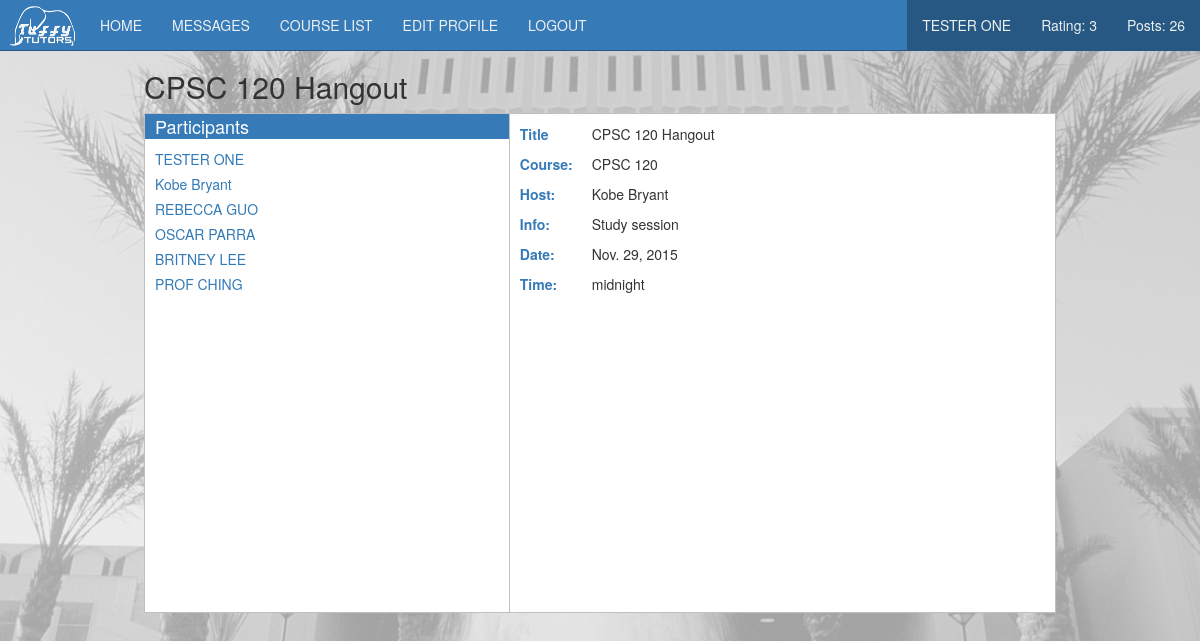
Screenshot of /hangout/6/ (signed in) with the database file from the repository.
### mysite/titan/models.py (models this page shows, shortened)
class User(models.Model):
	id = models.IntegerField(primary_key=True)
	email = models.EmailField()
	first_name = models.CharField(max_length=32)
	last_name = models.CharField(max_length=32)
	password = models.CharField(max_length=32)
	gender = models.CharField(max_length=10)        # 'M' for male, 'F' for female, 'O' for other
	birth_year = models.IntegerField()
	account_type = models.CharField(max_length=32)  # 'S' for students, 'P' for professors
	ethnicity = models.CharField(max_length=10)     # dropdown of options
	sign_up_date = models.DateTimeField(default=datetime.datetime.now())
	last_sign_in_date = models.DateTimeField(default=datetime.datetime.now())
	num_posts = models.IntegerField(default=0)
	class Meta:
		verbose_name_plural = "users"

class Hangout(models.Model):
    id = models.IntegerField(primary_key=True)
    host_id = models.IntegerField()
    course_id = models.IntegerField()
    title = models.CharField(max_length=64)
    info = models.TextField()
    location = models.CharField(max_length=64)
    date = models.DateField()
    time = models.TimeField()
    date_created = models.DateTimeField(default=datetime.datetime.now())

class Course(models.Model):
	id = models.IntegerField(primary_key=True)
	course_name = models.CharField(max_length=32)
	course_description = models.TextField()
	class Meta:
		verbose_name_plural = "courses"

### mysite/titan/profile_views.py (the view)
# urls.py: url(r'^hangout/(?P<hangout_id>\w{0,50})/$', profile_views.hangout),
def hangout(request, hangout_id):
    hangout_info = Hangout.objects.get(id = hangout_id)
    host = User.objects.get(id = hangout_info.host_id)
    course = Course.objects.get(id = hangout_info.course_id)
    course_taken_query = Course_Taken.objects.filter(course_id = hangout_info.course_id)
    user_list = []
    for course_taken in course_taken_query:
        user_query = User.objects.get(id = course_taken.user_id)
        user_list.append((user_query.id, user_query.first_name, user_query.last_name))
    user_info, all_courses, user_courses, current_courses, previous_courses, hangouts, user_rating, activity_tuple, num_posts = load_user_info(request)
    return render(request, 'hangout.html', {'hangout_info': hangout_info, 'user_list': user_list, 'host': host, 'course': course, 'user_info': user_info, 'user_rating': user_rating, 'num_posts': num_posts})

### mysite/titan/templates/hangout.html (shortened to what this page needs)
{% load staticfiles %}
<!DOCTYPE html>
<html lang="en" xmlns="http://www.w3.org/1999/xhtml">
    <head>
        <link rel="stylesheet" href="{% static "bootstrap.min.css" %}" />
        <link href="{% static "style_profile.css" %}" rel="stylesheet"></link>
    </head>
    <body>
        <div class="container">
            <div class="header">
                <div class="col-lg-12 navBar">
                        <nav class="navbar navbar-default navbar-fixed-top" role="navigation">
                            <div class="container-fluid">
                                <div class="navbar-header">
                                    <a href="/profile/" class="navbar-brand">
                                        <img src="{% static "tuffy_tutors.png" %}" style="margin-top:-9px;height:40px;width:65px;margin-left:-5px;margin-right:-5px;">
                                    </a>
                                </div>
                                <div id="navbarCollapse" class="collapse navbar-collapse">
                                    <ul class="nav navbar-nav">
                                        <li><a href="/profile/">HOME</a></li>
                                        <li><a href="/message/">MESSAGES</a></li>
                                        <li><a href="/course_list/">COURSE LIST</a></li>
                                        <li><a href="/edit_profile/">EDIT PROFILE</a></li>
                                        <li><a href="/logout/">LOGOUT</a></li>
                                    </ul>
                                    <ul class="nav navbar-nav navbar-right">
                                        <li><a href="/profile/">{{ user_info.first_name }} {{ user_info.last_name }}</a></li>
                                        <li><a href="/profile/">Rating: {{ user_rating }}</a></li>
                                        <li><a href="/profile/">Posts: {{ num_posts }}</a></li>
                                    </ul>
                                </div>
                            </div>
                         </nav>
                </div>
            </div>
        <div class="hangout-container">
            <h2>{{hangout_info.title}}</h2>
            <div class="hangout-sidebar">
                <div class="hangout-header">
                    <h4>Participants</h4>
                </div>
                <div class="hangout-users">
                    {% for user in user_list %}
                        <div class="hangout-user">
                            <a href="/badge/{{user.0}}/">{{user.1}}&nbsp;{{user.2}}</a><br>
                        </div>
                    {% endfor %}
                </div>
            </div>
            <div class="hangout-main">
                <div class="hangout-main-body">
                    <table>
                        <tr>
                            <td class="hangout-left">
                                Title
                            </td>
                            <td>
                                {{hangout_info.title}}
                            </td>
                        </tr>
                        <tr>
                            <td class="hangout-left">
                                Course:
                            </td>
                            <td>
                                {{course.course_name}}
                            </td>
                        </tr>
                        <tr>
                            <td class="hangout-left">
                                Host:
                            </td>
                            <td>
                                {{host.first_name}}&nbsp;{{host.last_name}}
                            </td>
                        </tr>
                        <tr>
                            <td class="hangout-left">
                                Info:
                            </td>
                            <td>
                                {{hangout_info.info}}
                            </td>
                        </tr>
                        <tr>
                            <td class="hangout-left">
                                Date:
                            </td>
                            <td>
                                {{hangout_info.date}}
                            </td>
                        </tr>
                        <tr>
                            <td class="hangout-left">
                                Time:
                            </td>
                            <td>
                                {{hangout_info.time}}
                            </td>
                        </tr>
                    </table>
                </div>
            </div>
        </div>
    </body>
</html>

### mysite/titan/static/style_profile.css (style rules this page uses)
* { margin: 0; }
body { background-color: #F1F1F1; background-image: url("langsdorf.jpg"); background-repeat: no-repeat; background-attachment: fixed; background-position: center; }
li { list-style-type: none; }
.navBar { height: 50px; margin-bottom: 20px; }
.navbar-collapse { padding: 0; margin: 0; }
.navbar-right { background-color: #275883; }
.hangout-container { width: 80%; height: 500px; margin-left: auto; margin-right: auto; }
.hangout-container h2 { margin: 0; padding: 0; margin-bottom: 10px; }
.hangout-sidebar { background: white; color: white; width: 40%; height: 500px; float: left; padding: 0; margin: 0; border: 1px solid silver; border-right: none; }
.hangout-left { width: 40%; font-weight: bold; color: #367ab7; padding: 5px; padding-left: 10px; }
.hangout-header { background: #367ab7; width: 100%; padding: 0; margin: 0; height: 5%; }
.hangout-header h4 { margin: 0; padding-left: 10px; padding-top: 3px; }
.hangout-users { height: 95%; max-height: 95%; overflow-y: scroll; background: white; color: black; padding-left: 10px; padding-top: 10px; }
.hangout-user { margin-bottom: 5px; }
.hangout-main { height: 500px; max-height: 500px; overflow-y: scroll; background: white; border: 1px solid silver; padding-top: 5px; }
.hangout-main-body { margin-right: 2px; }
.navbar-default { background-color: #367ab7; border-color: #275883; }
.navbar-default .navbar-brand { color: #ecf0f1; }
.navbar-default .navbar-nav > li > a { color: #ecf0f1; }
.navbar-default .navbar-collapse, .navbar-default .navbar-form { border-color: #ecf0f1; }

### rows the page displays
User: first_name "TESTER", last_name "ONE", first_name "TESTER", last_name "ONE"
Hangout: title "CPSC 120 Hangout", info "Study session", date "Nov. 29, 2015", time "midnight"
User: first_name "Kobe", last_name "Bryant", first_name "Kobe", last_name "Bryant"
User: first_name "REBECCA", last_name "GUO"
User: first_name "OSCAR", last_name "PARRA"
User: first_name "BRITNEY", last_name "LEE"
User: first_name "PROF", last_name "CHING"
Course: course_name "CPSC 120"

### other values shown
{{ user_rating }} "3"
{{ num_posts }} "26"
